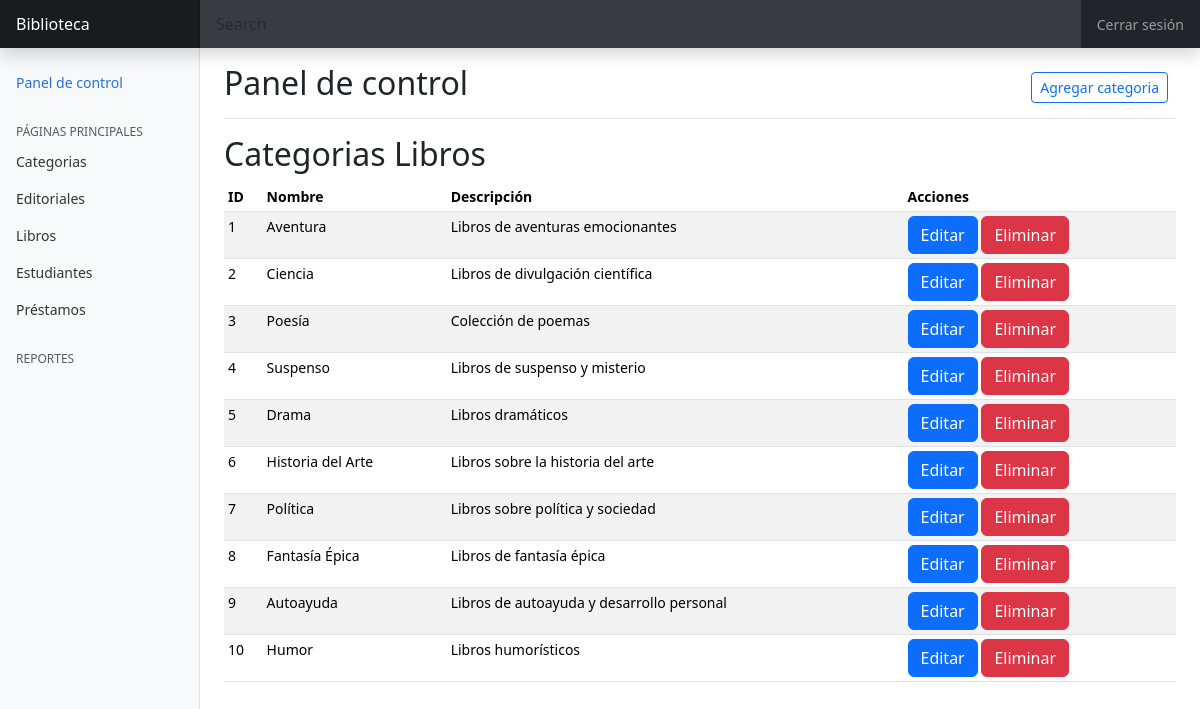
Screenshot of /categoria.php with the database file from the repository.
### tables this page shows
CREATE TABLE categoria (
	id INT AUTO_INCREMENT PRIMARY KEY,
    nombre VARCHAR(100) NOT NULL,
    descripcion VARCHAR(255)
);

### categoria.php (the view, shortened to what this page needs)
<!doctype html>
<html lang="en">
<head>
    <link href="https://cdn.jsdelivr.net/npm/bootstrap@5.3.1/dist/css/bootstrap.min.css" rel="stylesheet">
    <link href="assets/css/dashboard.css" rel="stylesheet">
</head>
<body>
    <?php require('./partials/header.php') ?>
    <div class="container-fluid">
        <div class="row">
            <?php require('./partials/menu.php') ?>
            <main class="col-md-9 ms-sm-auto col-lg-10 px-md-4">
                <div class="d-flex justify-content-between flex-wrap flex-md-nowrap align-items-center pt-3 pb-2 mb-3 border-bottom">
                    <h1 class="h2">Panel de control</h1>
                    <div class="btn-toolbar mb-2 mb-md-0">
                        <div class="btn-group me-2">
                            <a href="crearcategoria.php" type="button" class="btn btn-sm btn-outline-primary">Agregar categoria</a>
                        </div>
                    </div>
                </div>
                <h2>Categorias Libros</h2>
                <div class="table-responsive">
                    <?php
                        include 'conexion.php';
                        try {
                            $sql = "SELECT * FROM categoria";
                            $stmt = $pdo->query($sql);
                            echo '<table class="table table-striped table-sm">
                                    <thead>
                                        <tr>
                                            <th scope="col">ID</th>
                                            <th scope="col">Nombre</th>
                                            <th scope="col">Descripción</th>
                                            <th scope="col">Acciones</th>
                                        </tr>
                                    </thead>
                                    <tbody>';
                            while ($row = $stmt->fetch(PDO::FETCH_ASSOC)) {
                                echo "<tr>
                                        <td>{$row['id']}</td>
                                        <td>{$row['nombre']}</td>
                                        <td>{$row['descripcion']}</td>
                                        <td>
                                            <a href='editarcategoria.php?id={$row['id']}' class='btn btn-primary'>Editar</a>
                                            <button onclick='eliminarCategoria({$row['id']})' class='btn btn-danger'>Eliminar</button>
                                        </td>
                                    </tr>";
                            }
                            echo '</tbody>
                            </table>';
                        } catch (PDOException $e) {
                            echo "Error en la consulta: " . $e->getMessage();
                        }
                        ?>
                </div>
            </main>
        </div>
    </div>
</body>
</html>

### partials/header.php (shortened to what this page needs)
<header class="navbar navbar-dark sticky-top bg-dark flex-md-nowrap p-0 shadow">
    <a class="navbar-brand col-md-3 col-lg-2 me-0 px-3" href="#">Biblioteca</a>
    <input class="form-control form-control-dark w-100" type="text" placeholder="Search" aria-label="Search">
    <div class="navbar-nav">
        <div class="nav-item text-nowrap">
            <a class="nav-link px-3" href="#">Cerrar sesión</a>
        </div>
    </div>
</header>

### partials/menu.php (shortened to what this page needs)
<nav id="sidebarMenu" class="col-md-3 col-lg-2 d-md-block bg-light sidebar collapse">
    <div class="position-sticky pt-3">
        <ul class="nav flex-column">
            <li class="nav-item">
                <a class="nav-link active" aria-current="page" href="index.php">
                    Panel de control
                </a>
            </li>
            <h6 class="sidebar-heading d-flex justify-content-between align-items-center px-3 mt-4 mb-1 text-muted">
                <span>páginas principales</span>
            </h6>
            <li class="nav-item">
                <a class="nav-link" href="categoria.php">
                    Categorias
                </a>
            </li>
            <li class="nav-item">
                <a class="nav-link" href="#">
                    Editoriales
                </a>
            </li>
            <li class="nav-item">
                <a class="nav-link" href="#">
                    Libros
                </a>
            </li>
            <li class="nav-item">
                <a class="nav-link" href="#">
                    Estudiantes
                </a>
            </li>
            <li class="nav-item">
                <a class="nav-link" href="#">
                    Préstamos
                </a>
            </li>
        </ul>
        <h6 class="sidebar-heading d-flex justify-content-between align-items-center px-3 mt-4 mb-1 text-muted">
            <span>Reportes</span>
        </h6>
    </div>
</nav>

### assets/css/dashboard.css (style rules this page uses)
body { font-size: .875rem; }
.sidebar { position: fixed; top: 0; bottom: 0; left: 0; z-index: 100; padding: 48px 0 0; box-shadow: inset -1px 0 0 rgba(0, 0, 0, .1); }
.sidebar .nav-link { font-weight: 500; color: #333; }
.sidebar .nav-link.active { color: #2470dc; }
.sidebar-heading { font-size: .75rem; text-transform: uppercase; }
.navbar-brand { padding-top: .75rem; padding-bottom: .75rem; font-size: 1rem; background-color: rgba(0, 0, 0, .25); box-shadow: inset -1px 0 0 rgba(0, 0, 0, .25); }
.navbar .form-control { padding: .75rem 1rem; border-width: 0; border-radius: 0; }
.form-control-dark { color: #fff; background-color: rgba(255, 255, 255, .1); border-color: rgba(255, 255, 255, .1); }

### rows the page displays
categoria: id "1", nombre "Aventura", descripcion "Libros de aventuras emocionantes"
categoria: id "2", nombre "Ciencia", descripcion "Libros de divulgación científica"
categoria: id "3", nombre "Poesía", descripcion "Colección de poemas"
categoria: id "4", nombre "Suspenso", descripcion "Libros de suspenso y misterio"
categoria: id "5", nombre "Drama", descripcion "Libros dramáticos"
categoria: id "6", nombre "Historia del Arte", descripcion "Libros sobre la historia del arte"
categoria: id "7", nombre "Política", descripcion "Libros sobre política y sociedad"
categoria: id "8", nombre "Fantasía Épica", descripcion "Libros de fantasía épica"
categoria: id "9", nombre "Autoayuda", descripcion "Libros de autoayuda y desarrollo personal"
categoria: id "10", nombre "Humor", descripcion "Libros humorísticos"
